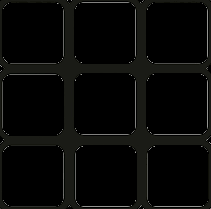
#> input picture template.png, 211 x 209 px
$ python main.py
#> lines starting #> are read from the running program, lines starting #| are printed output that depends on the picture; after the words box and inside, x2 and y2 are one past the last pixel; in counts of white or black regions, pixels touching at a corner belong together
import cv2 as cv
import numpy as np
from imutils import contours, resize
from glob import iglob

colors = {
    'o': ([4, 50, 90], [18, 255, 255]),     # Orange v
    'g': ([50, 90, 60], [80, 255, 255]),        # Green v
    'r': ([151, 100, 60], [180, 255, 255]),        # red
    'R': ([0, 100, 60], [3, 255, 255]),        # red
    'b': ([80, 90, 70], [150, 255, 255]),    # Blue v
    'y': ([21, 100, 600], [41, 255, 255]),   # Yellow v
    'w':([0, 0, 100], [180, 70, 255]),        #White v
    }

# Color threshold to find the squares

template = cv.imread('template.png')
#> template is the input picture: shape (209, 211, 3); mean B, G, R 7.2, 8.4, 8.2
# template_ = cv.cvtColor(template, cv.COLOR_BGR2GRAY)
template_canny = cv.Canny(template, 80, 100)
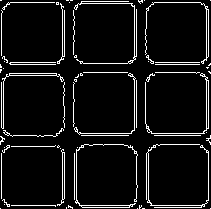
#> template_canny: shape (209, 211); 7.3% white in thin lines or dots
tH, tW, _ = template.shape
#> tH = 209; tW = 211
cv.imshow("Template", template_canny)
cube = ''
for filepath in iglob(r'test/3/rub*.jpg', recursive=True):
    #load image
    image = cv.imread(filepath)
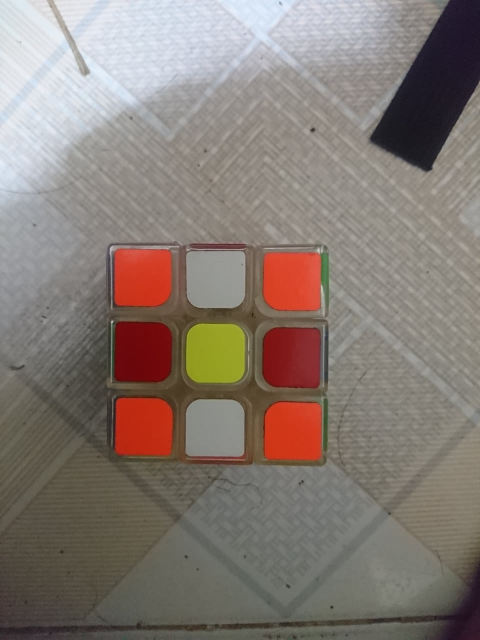
#> input picture test/3/rub01.jpg, 960 x 1280 px (shown at 1/2 size)
#> image is the input picture: shape (1280, 960, 3); mean B, G, R 115.7, 122.8, 133.7
    gray = cv.cvtColor(image, cv.COLOR_BGR2GRAY)
    found = None
    # loop over the scales of the image
    for scale in np.linspace(0.1, 1.0, 20)[::-1]:
        # resize the image
        resized = resize(gray, width = int(gray.shape[1] * scale))
        r = gray.shape[1] / float(resized.shape[1])
        # if the resized image is smaller than the template, then break from the loop
        if resized.shape[0] < tH or resized.shape[1] < tW:
            break
        # detect edges then apply template matching to find the template in the image
        resized = cv.GaussianBlur(resized, (5,5), 0)
        edged = cv.Canny(resized, 20, 50)
        result = cv.matchTemplate(edged, template_canny, cv.TM_CCOEFF)
        cv.imshow('edge', edged)
        (_, maxVal, _, maxLoc) = cv.minMaxLoc(result)
        # if we have found a new maximum correlation value, then update the bookkeeping variable
        if found is None or maxVal > found[0]:
            found = (maxVal, maxLoc, r)
#> this loop made 18 passes
#> (maxVal, found) on passes 1, 2, 10, 11, 12: (13834879, (13834879, (220, 497), 1)), (14907015, (14907015, (202, 665), 1.05)), (17166244, (17166244, (144, 219), 1.75)), (22741642, (22741642, (123, 263), 1.9)), (32689794, (32689794, (105, 231), 2.09))
#> (maxVal, maxLoc) on passes 3 to 8: (13749024, (249, 448)), (14682178, (355, 355)), (12725812, (314, 442)), (12948429, (427, 426)), (14368072, (157, 291)), (12794576, (279, 329))
#> pass 1, `result = cv.matchTemplate(edged, template_canny, cv.TM_CCOEFF)`:
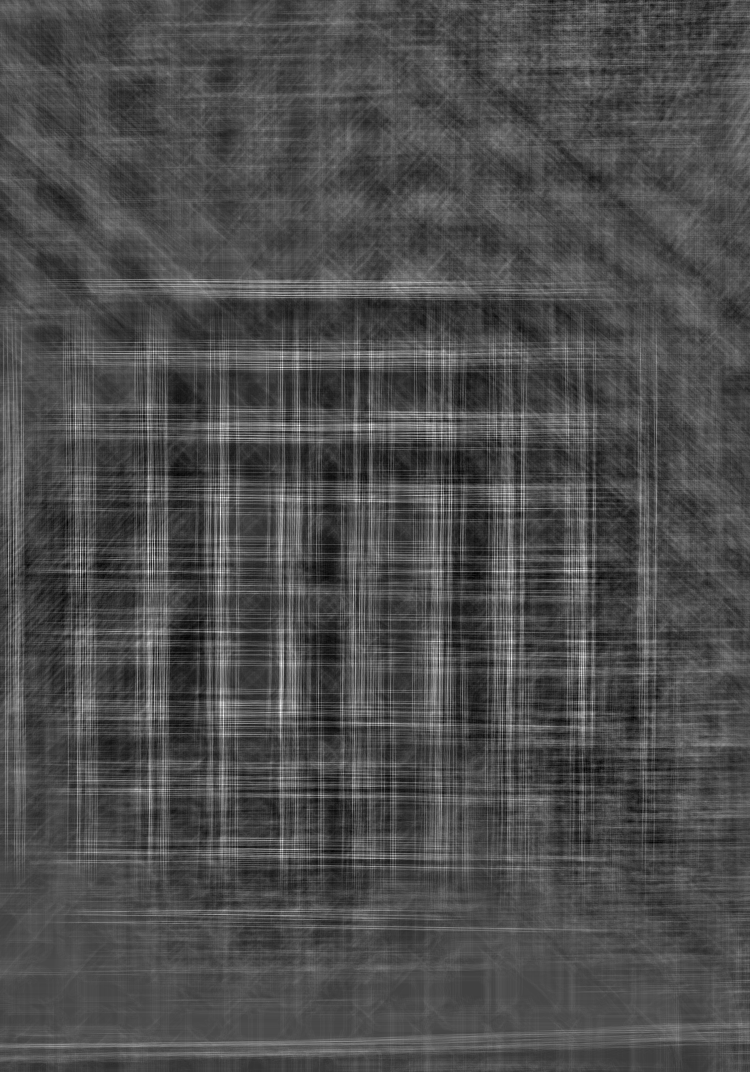
#> result: shape (1072, 750) float32; min -5953886, max 13834879, mean 583.4; drawn with min black and max white
#> after the loop:
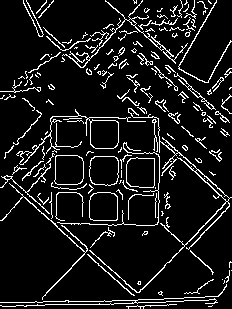
#> edged: shape (309, 232); 9.9% white in thin lines or dots
#> after the loop:
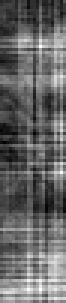
#> result: shape (101, 22) float32 (shown 3 times larger); min -4733631, max 7546175.5, mean 227362.5; drawn with min black and max white
    # unpack the bookkeeping variable and compute the (x, y) coordinates
    # of the bounding box based on the resized ratio
    (_, maxLoc, r) = found
#> maxLoc = (105, 231); r = 2.09
    denta = 00
    (startX, startY) = (int(maxLoc[0] * r + denta), int(maxLoc[1] * r + denta))
#> startX = 219; startY = 483
    (endX, endY) = (int((maxLoc[0] + tW) * r - denta), int((maxLoc[1] + tH) * r - denta))
#> endX = 660; endY = 920

    image_cube = resize(image[startY:endY, startX:endX], width= 200)


    cv.imshow('crop',image_cube)
    # template = cv.imread('template.png')
    template = resize(template, image_cube.shape[0])
#> template: shape (196, 198, 3)
    # I want to put logo on top-left corner, So I create a ROI
    rows,cols,channels = template.shape
#> rows = 196; cols = 198; channels = 3
    roi = image_cube[0:rows, 0:cols]
    # Now create a mask of logo and create its inverse mask also
    img2gray = cv.cvtColor(template,cv.COLOR_BGR2GRAY)
    ret, mask = cv.threshold(img2gray, 10, 255, cv.THRESH_BINARY)
#> mask: shape (196, 198); 27.1% white; 1 white region, box (x1, y1, x2, y2) and area: (0, 0, 198, 196) 10527
    mask_inv = cv.bitwise_not(mask)
    # Now black-out the area of logo in ROI
    img1_bg = cv.bitwise_and(roi,roi,mask = mask_inv)
    # Take only region of logo from logo image.
    img2_fg = cv.bitwise_and(template,template,mask = mask)
    # Put logo in ROI and modify the main image
    dst = cv.add(img1_bg,img2_fg)
    image_cube = dst

    cv.imshow('res',image_cube)
    cv.waitKey(0)
    cv.destroyAllWindows()


    # image = cv.resize(image, (image.shape[1]%400, image.shape[0]%400))
    # open_kernel = cv.getStructuringElement(cv.MORPH_RECT, (image_cube.shape[1]//20,image_cube.shape[0]//20))
    close_kernel = cv.getStructuringElement(cv.MORPH_CROSS, (image_cube.shape[1]//100,image_cube.shape[0]//100))
#> close_kernel = [1]
    original = image_cube.copy()
    cube_hsv = cv.cvtColor(image_cube, cv.COLOR_BGR2HSV)
#> cube_hsv: shape (196, 198, 3); mean H, S, V 35, 122.3, 121.3
    # cube_hsv = cv.GaussianBlur(cube_hsv,(3,3),0)
    # cube_hsv = cv.addWeighted(cube_hsv, 1.7, cube_hsv_blur, -0.5, 0)
    mask = np.zeros(cube_hsv.shape, dtype=np.uint8)
    for color, (lower, upper) in colors.items():
        lower = np.array(lower, dtype=np.uint8)
        upper = np.array(upper, dtype=np.uint8)

        color_mask = cv.inRange(cube_hsv, lower, upper)

        # color_mask = cv.morphologyEx(color_mask, cv.MORPH_OPEN, open_kernel, iterations=2)
        color_mask = cv.morphologyEx(color_mask, cv.MORPH_CLOSE, close_kernel, iterations=1)
        color_mask = cv.merge([color_mask, color_mask, color_mask])
        mask = cv.bitwise_or(mask, color_mask)
#> mask: shape (196, 198, 3); mean H, S, V 176, 176, 176

    # mask = cv.morphologyEx(mask, cv.MORPH_OPEN, open_kernel, iterations=2)
    gray = cv.cvtColor(mask, cv.COLOR_BGR2GRAY)
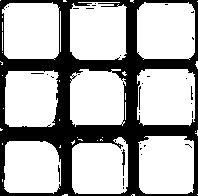
#> gray: shape (196, 198); 69% white; 33 black regions (29 under 20 px)
    cnts = cv.findContours(gray, cv.RETR_TREE, cv.CHAIN_APPROX_SIMPLE)
#> cnts = 92 contours, 78 with area under 20; largest, box (x1, y1, x2, y2) and area: (137, 2, 195, 60) 3066, (137, 69, 195, 126) 3000, (138, 136, 194, 194) 2971, (2, 2, 60, 60) 2942, (70, 2, 127, 60) 2898
    cnts = cnts[0] if len(cnts) == 2 else cnts[1]
    # Sort all contours from top-to-bottom or bottom-to-top
    cnts = sorted(cnts, key=cv.contourArea, reverse=True)
    cnts = cnts[:9]
#> cnts = 9 contours; largest, box (x1, y1, x2, y2) and area: (137, 2, 195, 60) 3066, (137, 69, 195, 126) 3000, (138, 136, 194, 194) 2971, (2, 2, 60, 60) 2942, (70, 2, 127, 60) 2898
    (cnts, _) = contours.sort_contours(cnts, method="top-to-bottom")

    # Take each row of 3 and sort from left-to-right or right-to-left
    cube_rows = []
    row = []
    for (i, c) in enumerate(cnts, 1):
        # if c.
        row.append(c)
        if i % 3 == 0:
            (cnts, _) = contours.sort_contours(row, method="left-to-right")
            cube_rows.append(cnts)
            row = []
#> this loop made 9 passes
#> after the loop, cube_rows = 3 items

    # Draw text
    number = 0

    for row in cube_rows:
        for c in row:
            x,y,w,h = cv.boundingRect(c)
            for color, (lower, upper) in colors.items():
                lower = np.array(lower, dtype=np.uint8)
                upper = np.array(upper, dtype=np.uint8)

                color_check = cube_hsv [int(y+h/2)][int(x+w/2)]
                check = True
                for i in range(3):
                    if color_check[i] not in range(lower[i], upper[i]+1):
                        check = False
                        break
                if check == True:
                    cv.rectangle(original, (x, y), (x + w, y + h), (36,255,12), 2)
                    cv.putText(original, "#{}".format(color), (x, y + 15), cv.FONT_HERSHEY_SIMPLEX, 0.7, (255,255,255), 2)
                    cube += str(color).lower()
                    break


            number += 1
#> this loop made 3 passes
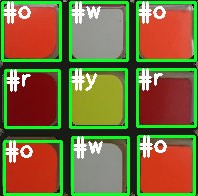
#> original: shape (196, 198, 3); mean B, G, R 60.1, 109.7, 119.5
#> after the loop, cube = 'oworyrowo'; number = 9


    cv.imshow('mask', mask)
    cv.imshow('original', original)
    cv.waitKey()
    cv.destroyAllWindows()
#> pass 2 of the loop `for filepath in iglob(r'test/3/rub*.jpg', recursive=True):`:
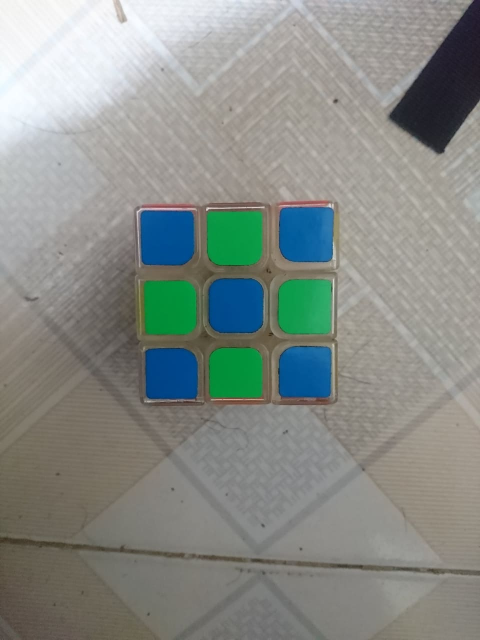
#> input picture test/3/rub02.jpg, 960 x 1280 px (shown at 1/2 size)
#> image is the input picture: shape (1280, 960, 3); mean B, G, R 135.3, 140.6, 135.2
#> the loop `for scale in np.linspace(0.1, 1.0, 20)[::-1]:` made 18 passes
#> (maxVal, found) on passes 1, 9, 10, 11: (17598392, (17598392, (331, 593), 1)), (18317736, (18317736, (110, 194), 1.61)), (24809876, (24809876, (175, 251), 1.75)), (31344990, (31344990, (147, 216), 1.9))
#> pass 1, `edged = cv.Canny(resized, 20, 50)`:
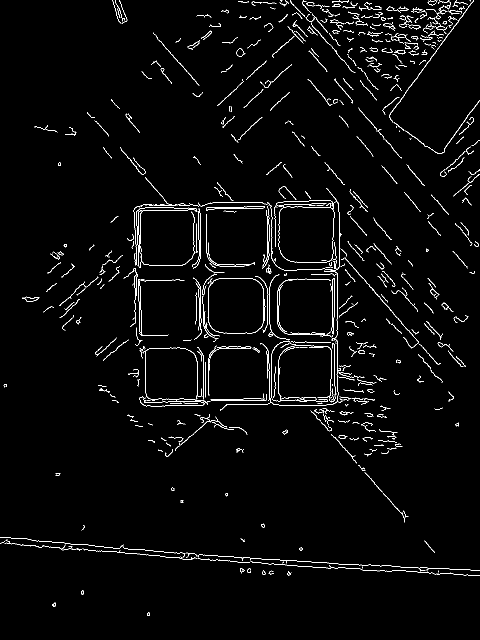
#> edged: shape (1280, 960) (shown at 1/2 size); 2.4% white in thin lines or dots
#> `(_, maxLoc, r) = found`: maxLoc = (147, 216); r = 1.9
#> startX = 279; startY = 410
#> endX = 680; endY = 807
#> cube_hsv: shape (196, 198, 3); mean H, S, V 69.2, 163.5, 111.8
#> `gray = cv.cvtColor(mask, cv.COLOR_BGR2GRAY)`:
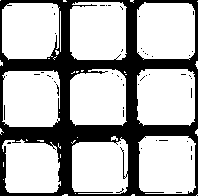
#> gray: shape (196, 198); 70.1% white; 50 black regions (49 under 20 px)
#> `cnts = cv.findContours(gray, cv.RETR_TREE, cv.CHAIN_APPROX_SIMPLE)`: cnts = 124 contours, 111 with area under 20; largest, box (x1, y1, x2, y2) and area: (137, 2, 195, 60) 3065, (137, 69, 195, 126) 3046, (138, 136, 196, 194) 3021, (70, 2, 127, 60) 3017, (2, 70, 60, 127) 2972
#> `cnts = cnts[:9]`: cnts = 9 contours; largest, box (x1, y1, x2, y2) and area: (137, 2, 195, 60) 3065, (137, 69, 195, 126) 3046, (138, 136, 196, 194) 3021, (70, 2, 127, 60) 3017, (2, 70, 60, 127) 2972
#> the loop `for (i, c) in enumerate(cnts, 1):` made 9 passes
#> the loop `for row in cube_rows:` made 3 passes
#> after the loop `for row in cube_rows:`: cube = 'oworyrowobgbgbgbgb'; number = 9
print(cube)
#| oworyrowobgbgbgbgbyoywrwyoy
from rubik_solver import utils

utils.pprint(cube)
#> (this line was passed over: rubik_solver is not available in this run)

# 'Beginner'
# 'CFOP'
# 'Kociemba'
print(utils.solve(cube, 'Kociemba'))
#> (this line was passed over: rubik_solver is not available in this run)
